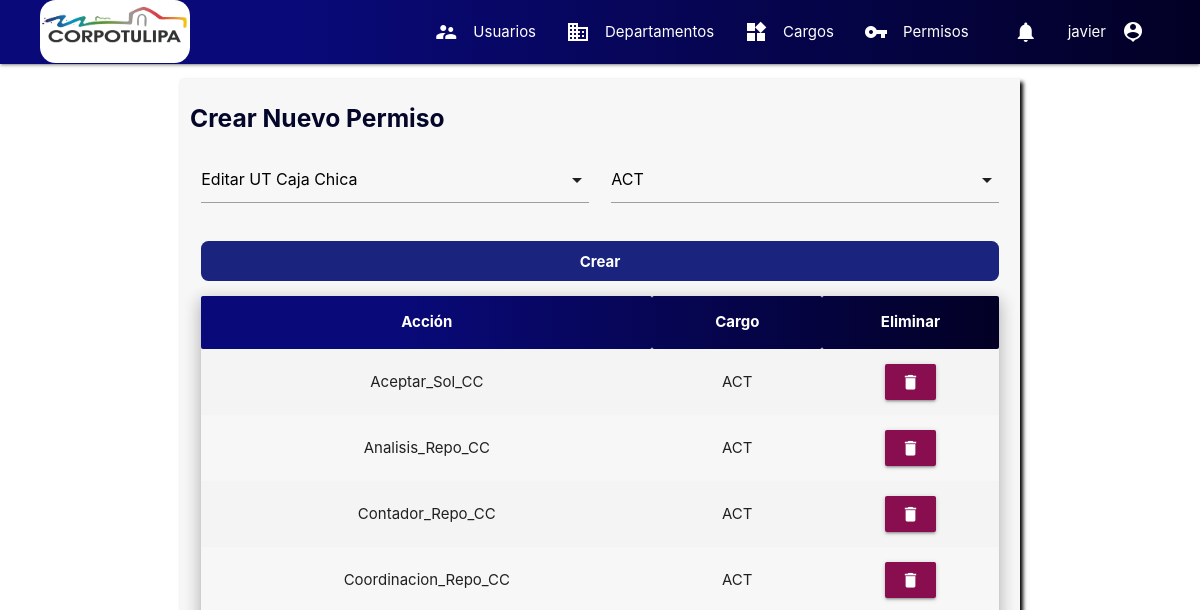
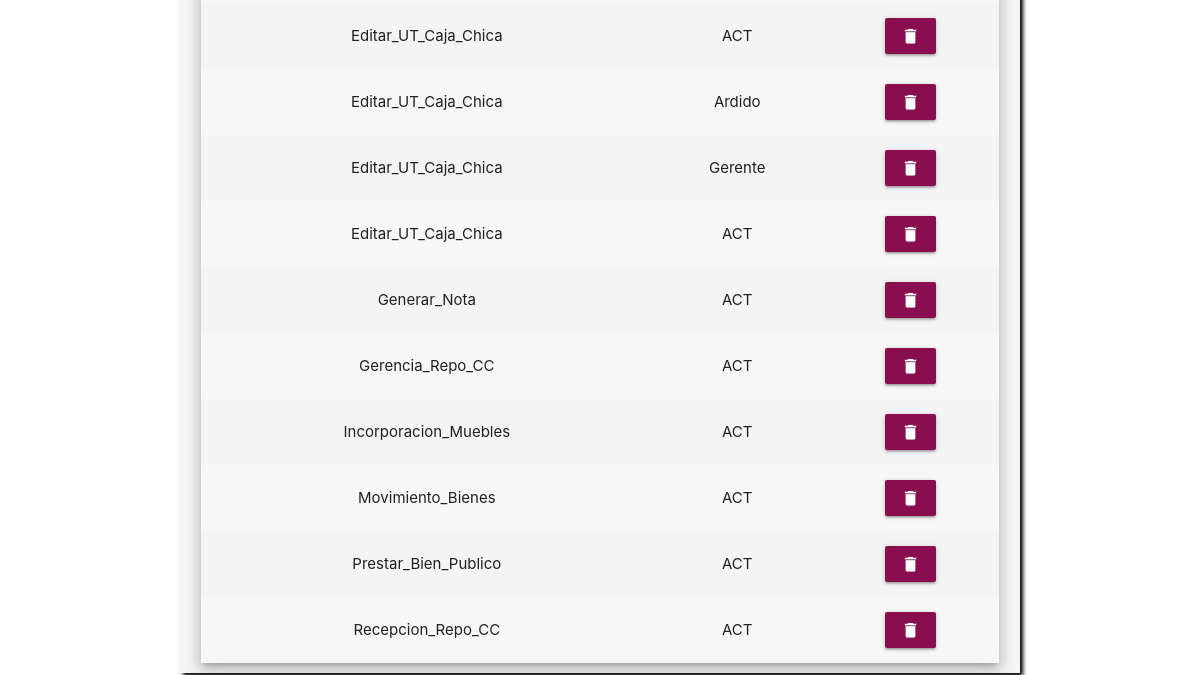
The app's page /frontend/permisos (signed in), older data (2 pictures, top to bottom).
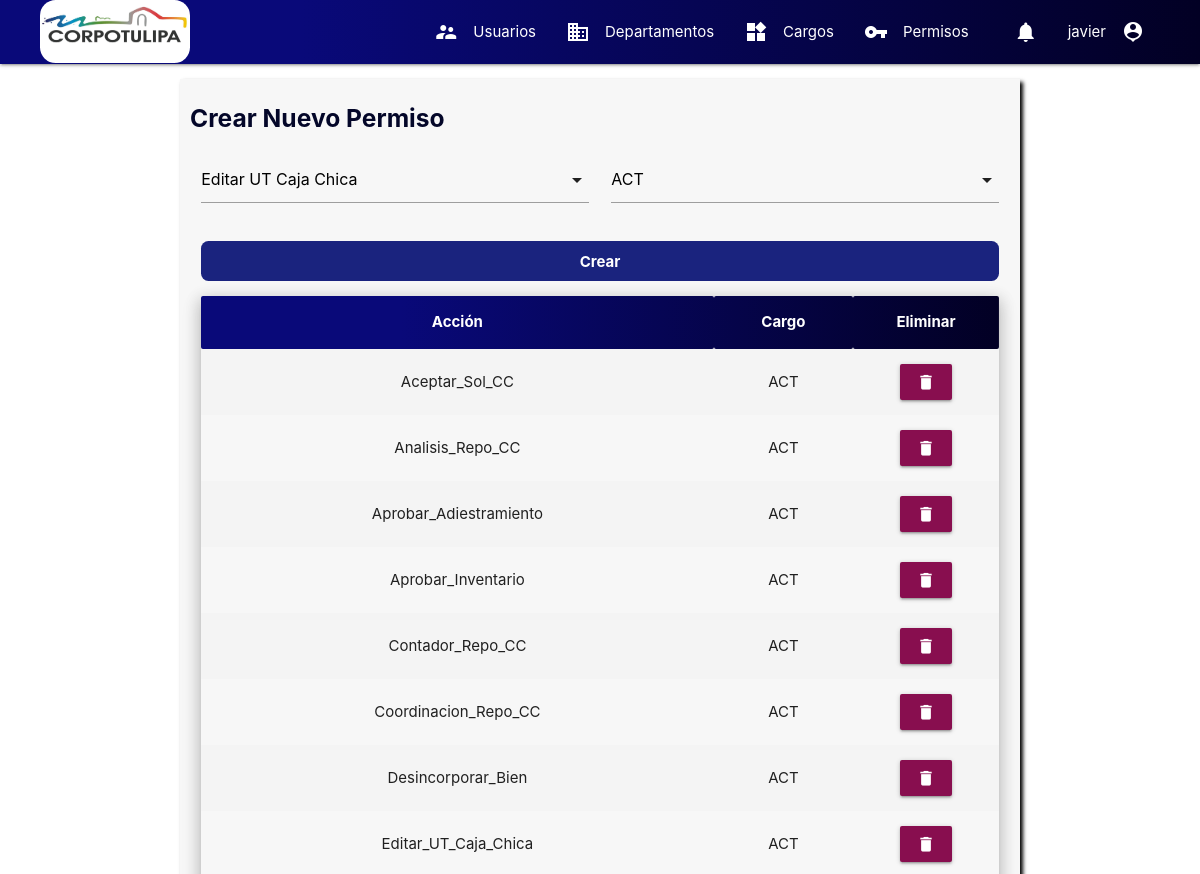
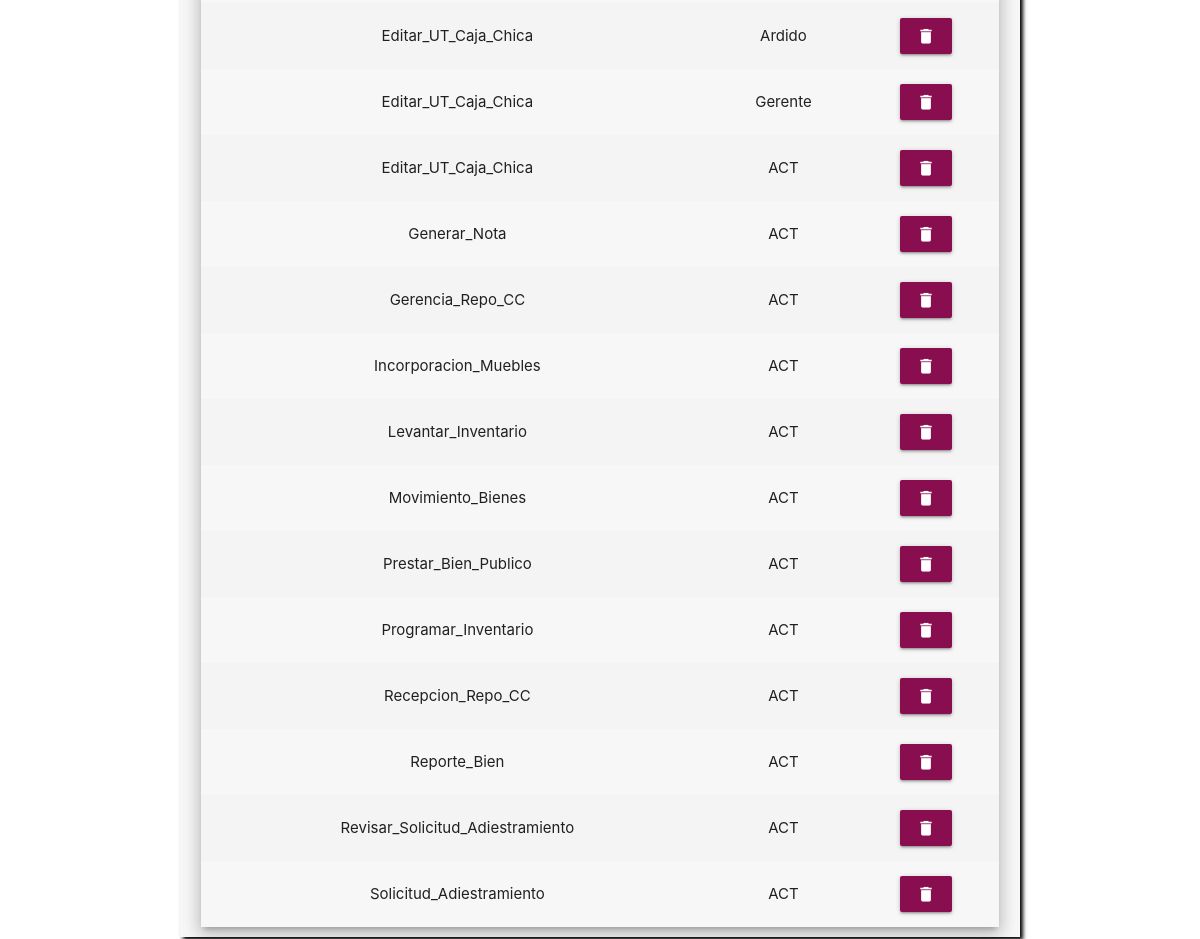
The same page, newer data (2 pictures, top to bottom).
### tables this page shows
CREATE TABLE `permisos` (
  `permiso_id` int(11) NOT NULL,
  `accion` varchar(200) DEFAULT NULL,
  `cargo_id` int(11) NOT NULL
);

CREATE TABLE `cargo` (
  `cargo_id` int(11) NOT NULL,
  `cargo` varchar(255) NOT NULL,
  `rango` int(11) NOT NULL
);

### controllers/controller.php (called while the page is built, shortened)
<?php
class ControllersSuperuser{
    public function permisos($router){
        include('backend/bd.php');
        $sql="SELECT * FROM permisos P INNER JOIN cargo C ON P.cargo_id = C.cargo_id ORDER BY accion ASC";
        $proceso=$bd->query($sql);
        return include("frontend/superuser/crear_permiso.php");
    }
}

### frontend/superuser/crear_permiso.php (the view, shortened to what this page needs)
<?php
include("frontend/modularizacion/encabezado_html.php");
include("frontend/modularizacion/menu.php");
?>
<div class="container section">
    <div class="row cont-crear">
        <form id="form">
            <h5 class="title">Crear Nuevo Permiso</h5>
            <div class="col s12 m6 input-field">
            </div>
            <div class="col s12 m6 input-field">
            </div>
            <div class="col s12 input-field">
                <button type="submit" id="crear" class="btn-entrar" id="btn-submit">Crear</button>
            </div>
        </form>
        <div class="col s12">
            <table id="tabla" class="striped responsive-table z-depth-3 centered">
                <thead class="table-head">
                    <th>Acción</th>
                    <th>Cargo</th>
                    <th>Eliminar</th>
                </thead>
                <tbody>
                    <?php
                    while ($data = $proceso->fetch_assoc()) {
                    ?>
                        <tr>
                            <td><?php echo $data["accion"] ?></td>
                            <td><?php echo $data["cargo"] ?></td>
                            <td><button type="button" class="btn pink darken-4 waves-effect waves-light"
                                onclick="eliminar(<?php echo $data['permiso_id'] ?>)">
                                <i class="material-icons">delete</i></button></td>
                        </tr>
                    <?php } ?>
                </tbody>
            </table>
        </div>
    </div>
</div>
<?php
include("frontend/modularizacion/cierre_html.php");
?>

Row changes from the older to the newer data that the page shows:
added permisos: accion "Aprobar_Adiestramiento", cargo.cargo "ACT"
added permisos: accion "Aprobar_Inventario", cargo.cargo "ACT"
added permisos: accion "Desincorporar_Bien", cargo.cargo "ACT"
added permisos: accion "Levantar_Inventario", cargo.cargo "ACT"
added permisos: accion "Programar_Inventario", cargo.cargo "ACT"
added permisos: accion "Reporte_Bien", cargo.cargo "ACT"
added permisos: accion "Revisar_Solicitud_Adiestramiento", cargo.cargo "ACT"
added permisos: accion "Solicitud_Adiestramiento", cargo.cargo "ACT"
